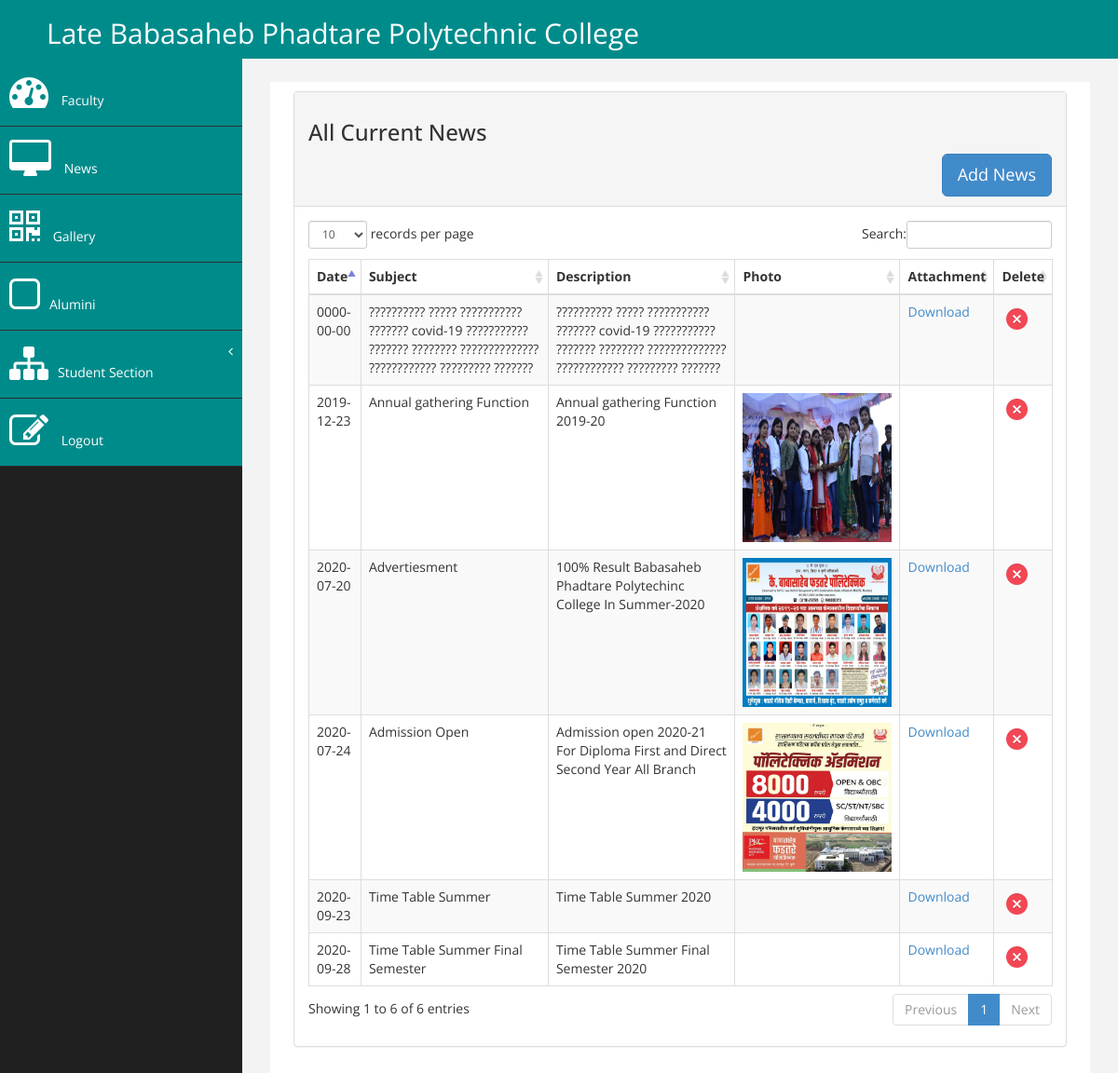
The app's page /ControlPanel/news.php (signed in) with its own data.
### tables this page shows
CREATE TABLE `tbl_news` (
  `id` int(11) NOT NULL AUTO_INCREMENT,
  `newsdate` date NOT NULL,
  `subject` text NOT NULL,
  `description` text NOT NULL,
  `image` varchar(50) NOT NULL,
  `attachment` varchar(50) NOT NULL,
  PRIMARY KEY (`id`)
);

### ControlPanel/news.php (the view, shortened to what this page needs)
<!DOCTYPE html>
<html xmlns="http://www.w3.org/1999/xhtml">
<head>
    <link href="assets/css/bootstrap.css" rel="stylesheet" />
    <link href="assets/css/font-awesome.css" rel="stylesheet" />
    <link href="assets/css/custom.css" rel="stylesheet" />
    <link href="assets/js/dataTables/dataTables.bootstrap.css" rel="stylesheet" />
	<link rel="stylesheet" type="text/css" media="all" href="css/jsDatePick_ltr.min.css" />
</head>
<body>
    <div id="wrapper">
        <?php include('nav.php'); ?>
        <div id="page-wrapper" >
            <div id="page-inner">
                <div class="col-md-12">
                    <div class="panel panel-default">
                        <div class="panel-heading">
                             <h3>All Current News</h3>
							 <div align='right'>
							 <button class="btn btn-primary btn-lg" data-toggle="modal" data-target="#myModal">
                              Add News
							</button>
							</div>
                        </div>
                        <div class="panel-body">
                            <div class="table-responsive">
                                <table class="table table-striped table-bordered table-hover" id="dataTables-example">
                                    <thead>
                                        <tr>
                                            <th>Date</th>
                                            <th>Subject</th>
                                            <th>Description</th>
											<th>Photo</th>
                                            <th>Attachment</th>
											<th>Delete</th>
                                        </tr>
                                    </thead>
                                    <tbody>
										<?php
										include('conn.php');
										include('zoom.php');
										$fetch_basic_profile="select * from tbl_news order by id asc";
										$basic_profile_rs= mysqli_query($conn,$fetch_basic_profile);
										while($basic_profile_row = mysqli_fetch_array($basic_profile_rs))
											{
											$id=$basic_profile_row[0];
											$images="../news/images/";
											$attachments="../news/attachments/";
											$image=$basic_profile_row[4];
											$attachment=$basic_profile_row[5];
											echo "<tr>";
											echo "<td>".$basic_profile_row[1]."</td>";
											echo "<td>".$basic_profile_row[2]."</td>";
											echo "<td>".$basic_profile_row[3]."</td>";
											if($image == "")
												echo "<td></td>";
											else
												echo "<td align='center'><a href='$images/$basic_profile_row[4]' rel='lightbox1' class='effectable'><img src='$images/$basic_profile_row[4]' width='160' height='160'></a></td>";
											if($attachment == "")
												echo "<td></td>";
											else
												echo "<td><a href='$attachments/$basic_profile_row[5]' target='_blank'>Download</a></td>";
											echo "<td><a href='newsactions.php?id=$id&msg=delete'><img src='images/cross.png'></a></td>";
											echo "</tr>";
											}
										?>
                                    </tbody>
                                </table>
                            </div>
                        </div>
                    </div>
                </div>
            </div>
        </div>
    </div>
</body>
</html>

### ControlPanel/assets/css/custom.css (style rules this page uses)
body { font-family: 'Open Sans', sans-serif; }
#wrapper { width: 100%; background:#202020; }
#page-wrapper { padding: 15px 15px; min-height: 600px; background:#F3F3F3; }
#page-inner { width:100%; margin:10px 20px 10px 0px; background-color:#fff!important; padding:10px; min-height:1200px; }
@media (min-width:768px) { #page-wrapper { margin: 0 0 0 260px; padding: 15px 30px; min-height: 1200px; } }

### records on screen
tbl_news: newsdate "2019-12-23", subject "Annual gathering Function", description "Annual gathering Function 2019-20", image (picture)
tbl_news: newsdate "0000-00-00", subject "?????????? ????? ??????????? ??????? covid-19 ??????????? ??????? ???????? ?????????????? ???????????? ????????? ???????", description "?????????? ????? ??????????? ??????? covid-19 ??????????? ??????? ???????? ?????????????? ???????????? ????????? ???????"
tbl_news: newsdate "2020-07-20", subject "Advertiesment", description "100% Result Babasaheb Phadtare Polytechinc College In Summer-2020", image (picture)
tbl_news: newsdate "2020-07-24", subject "Admission Open", description "Admission open 2020-21 For Diploma First and Direct Second Year All Branch", image (picture)
tbl_news: newsdate "2020-09-23", subject "Time Table Summer", description "Time Table Summer 2020"
tbl_news: newsdate "2020-09-28", subject "Time Table Summer Final Semester", description "Time Table Summer Final Semester 2020"
